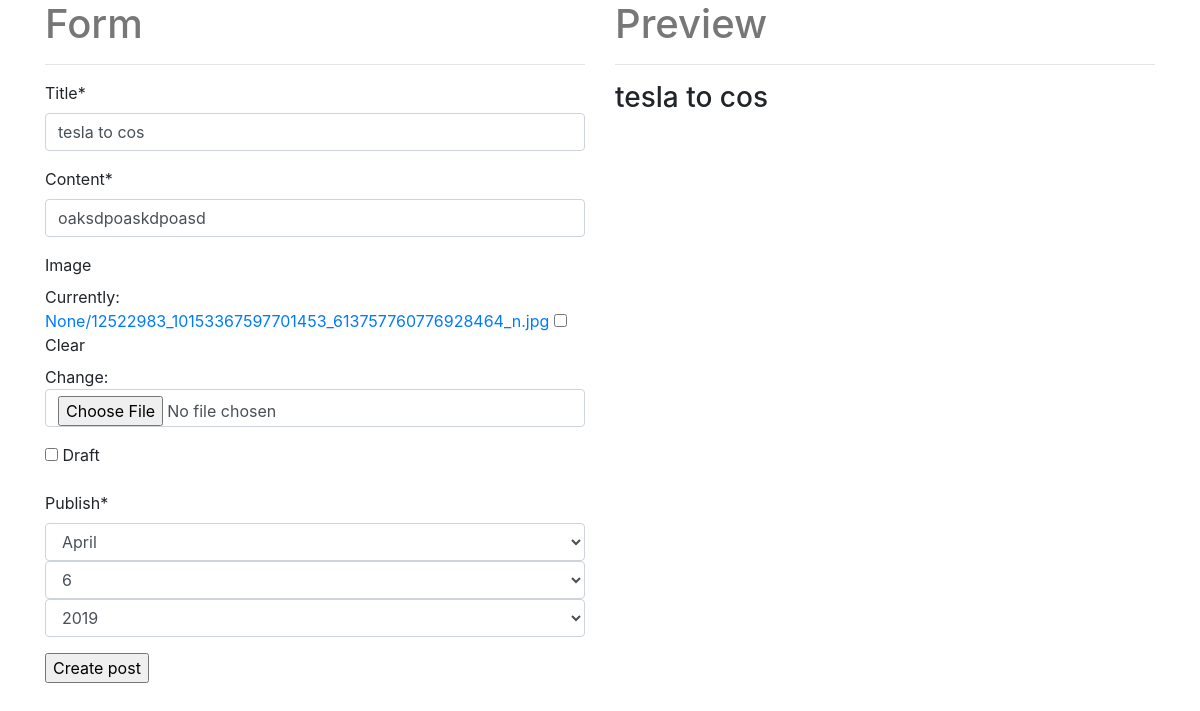
The page /posts/tesla-to-cos/edit/ (signed in) on the database as committed earlier.
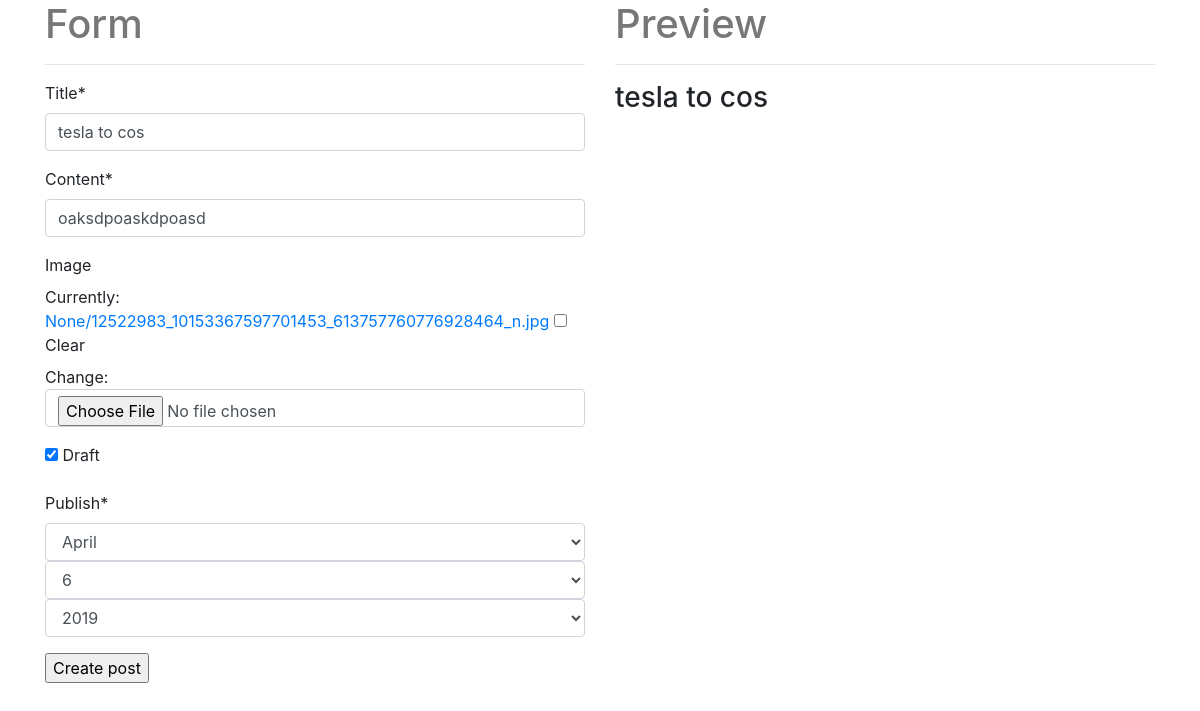
The same page on the database as committed later.
### posts/models.py (models this page shows, shortened)
class Post(models.Model):
    title = models.CharField(max_length=120)
    user = models.ForeignKey(settings.AUTH_USER_MODEL, default=1, on_delete=models.CASCADE)
    slug = models.SlugField(unique=True)
    image = models.ImageField(null=True, blank=True, upload_to=upload_location, width_field="width_field", height_field="height_field", )
    height_field = models.IntegerField(default=0)
    width_field = models.IntegerField(default=0)
    content = models.TextField()
    draft = models.BooleanField(default=False)
    publish = models.DateField(auto_now=False, auto_now_add=False)
    timestamp = models.DateTimeField(auto_now=False, auto_now_add=True)
    updated = models.DateTimeField(auto_now=True, auto_now_add=False)
    objects = PostManager()

### posts/views.py (the view)
# urls.py: path('<slug:slug>/edit/', post_update, name='update'),
def post_update(request, slug=None):
    if not request.user.is_staff or not request.user.is_superuser:
        raise Http404
    instance = get_object_or_404(Post, slug=slug)
    form = PostForm(request.POST or None, request.FILES or None, instance=instance)
    if form.is_valid():
        instance = form.save(commit=False)
        instance.save()
        messages.success(request, "Post updated.")
        return HttpResponseRedirect(instance.get_absolute_url())
    context = {
        "title": instance.title,
        "instance": instance,
        "form": form
    }
    return render(request, "post_form.html", context)

### posts/forms.py
class PostForm(forms.ModelForm):
    content = forms.CharField(widget=PagedownWidget(show_preview=False))
    publish = forms.DateField(widget=forms.SelectDateWidget)
    class Meta:
        model = Post
        fields = [
            "title",
            "content",
            "image",
            "draft",
            "publish"
        ]

### templates/post_form.html (shortened to what this page needs)
{% extends "base.html" %}
{% load crispy_forms_tags %}
{% block content %}
    <div class="row create-form">
        <div class="col-sm-6">
            <h1>Form</h1>
            <hr/>
            <form method="POST" action="" enctype="multipart/form-data">
                {{form|crispy}}
                <input type="submit" value="Create post"/>
            </form>
        </div>
        <div class="col-sm-6">
            <h1>Preview</h1>
            <hr/>
            <div class="content-preview">
                <h3 id="preview-title"></h3>
            </div>
        </div>
    </div>
{% endblock content %}

### templates/base.html (shortened to what this page needs)
{% load staticfiles %}
<!DOCTYPE html>
<html class="no-js">
<head>
    <link rel="stylesheet" href='{% static "css/base.css" %}'>
    <link rel="stylesheet" href="https://stackpath.bootstrapcdn.com/bootstrap/4.3.1/css/bootstrap.min.css"
>
</head>
<body>
    <div class="container">
        {% block content %}{% endblock content %}
    </div>
</body>
</html>

### static/css/base.css (style rules this page uses)
h1 { color: #777777; }

Rows that differ between the two databases and show on the page:
changed Post "tesla to cos": draft "☐" → "☑"
